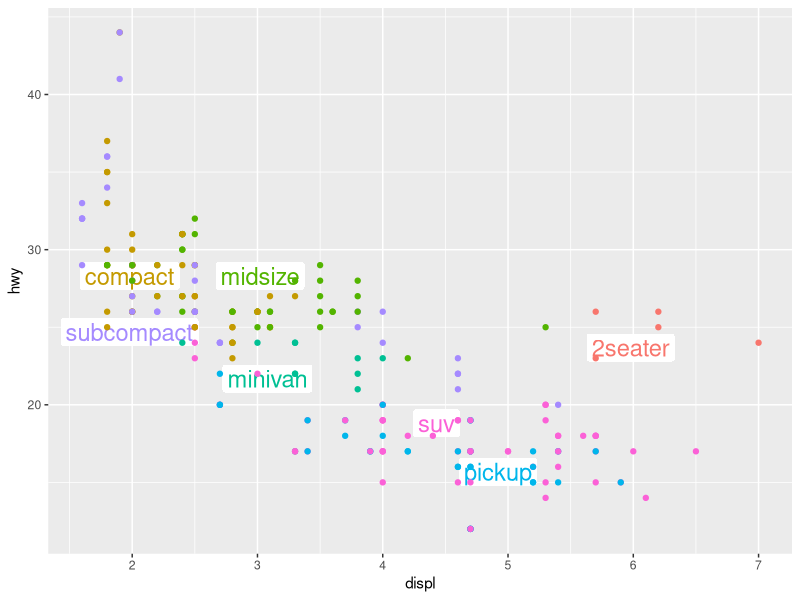

This figure's R source:
## ---- chunk 1
#| label: setup
#| include: false

####################################################
## !!!DO NOT MAKE ANY CHANGE OF THIS CODE CHUNK!!!##
####################################################

pkgs <- c("knitr","rmarkdown", "tidyverse", "reticulate", "readxl", "ggplot2", "ggrepel")
lapply(pkgs, require, character.only = TRUE)
## ---- chunk 2
#| label: photo


## ---- chunk 3
    #| label: opt-echo
    
    library(tidyverse)
    library(ggplot2)
    class_avg <- mpg |> 
        group_by(class) |> 
        summarise(displ = median(displ), hwy = median(hwy))
    library(ggrepel)
    ggplot(mpg, aes(displ, hwy, colour = class)) + 
        geom_label_repel(aes(label = class), data = class_avg, size = 6, 
                         label.size = 0, segment.color = NA) + 
        geom_point() + theme(legend.position = "none")
## ---- chunk 4
#| label: style

for(k in 1:10){j=cos(sin(k)*k^2)+3;l=exp(k-7*log(k,base=2));print(j*l-5)}
## ---- chunk 5
#| label: cat

cat("I love **Marquette** and *Data Science*!\n")
## ---- chunk 6

## ---- chunk 7
#| label: vec-1

## ---- chunk 8
#| label: vec-2

## ---- chunk 9
#| label: vec-3

## ---- chunk 10
#| label: vec-4

## ---- chunk 11
#| label: df-2


## ---- chunk 12
#| label: df-3


## ---- chunk 13
#| label: df-4


## ---- chunk 14
#| label: df-5


## ---- chunk 15
#| label: df-6


## ---- chunk 16
#| label: import-1


## ---- chunk 17
#| label: import-2


